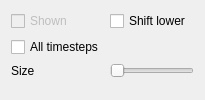
           <widget class="QWidget" name="tabT1">
            <attribute name="title">
             <string>T1</string>
            </attribute>
            <layout class="QFormLayout" name="formLayout_10">
             <item row="0" column="0">
              <widget class="QCheckBox" name="checkBoxT1sShown">
               <property name="enabled">
                <bool>false</bool>
               </property>
               <property name="text">
                <string>Shown</string>
               </property>
              </widget>
             </item>
             <item row="0" column="1">
              <widget class="QCheckBox" name="checkBoxT1sShiftLower">
               <property name="text">
                <string>Shift lower</string>
               </property>
              </widget>
             </item>
             <item row="2" column="1">
              <widget class="QSlider" name="horizontalSliderT1Size">
               <property name="orientation">
                <enum>Qt::Horizontal</enum>
               </property>
              </widget>
             </item>
             <item row="2" column="0">
              <widget class="QLabel" name="labelT1Size">
               <property name="text">
                <string>Size</string>
               </property>
              </widget>
             </item>
             <item row="1" column="0">
              <widget class="QCheckBox" name="checkBoxT1sAllTimesteps">
               <property name="text">
                <string>All timesteps</string>
               </property>
              </widget>
             </item>
            </layout>
           </widget>
